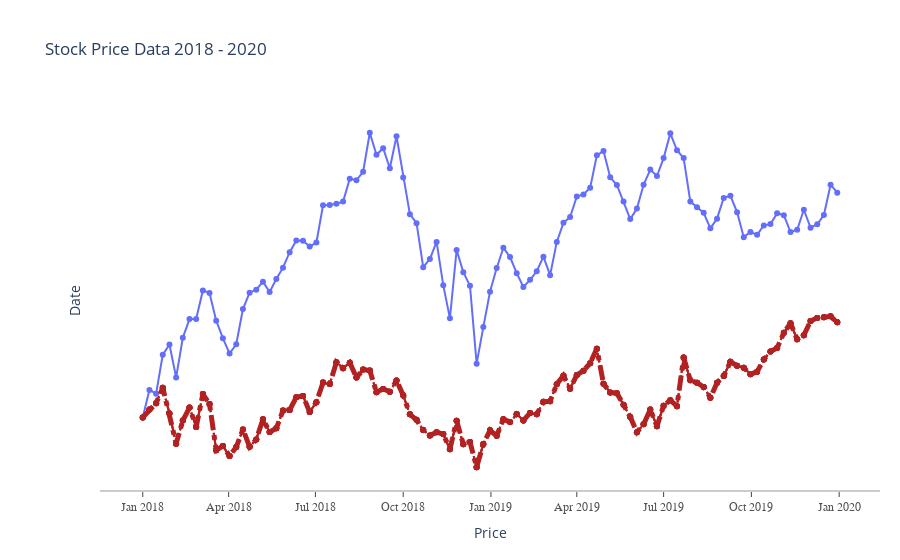

Source (notebook cell):
### Code cell
# ラインの装飾について
# fig.add_trace(go.Scatter(x=df_stocks.date, y=df_stocks.GOOG,mode='lines+markers',name='Google', line=dict(color='firebrick', width=2, dash='dashdot')))

fig.update_layout(title='Stock Price Data 2018 - 2020', xaxis_title='Price',yaxis_title='Date')

fig.update_layout(
    xaxis=dict(
showline=True, showgrid=False,showticklabels=True,
linecolor='rgb(204, 204, 204)',
linewidth=2, ticks='outside',tickfont=dict(
    family='Arial',size=12,color='rgb(82,82,82)',
),
),
yaxis=dict(showgrid=False, zeroline=False, showline=False,
showticklabels=False),
autosize=False,
margin=dict(
    autoexpand=False,l=100,r=20, t=110, b=70),
    showlegend=False, plot_bgcolor='white')
